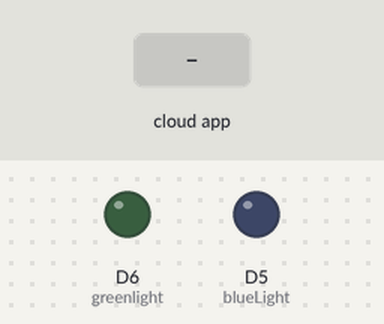
Recording of a sketch running on a simulated ESP8266 (NodeMCU). Parts: output pins drawn as LEDs (lit = HIGH). The test bench sets the inputs (shaded band). WiFi joins after 1.5 s; servers stay silent unless stated; what the sketch prints to the serial monitor is not drawn.

Above: at 2.7 s.
2.8 s: the phone or cloud app sets 616733aabf77364fa09efca3 to 1
At 3.6 s:
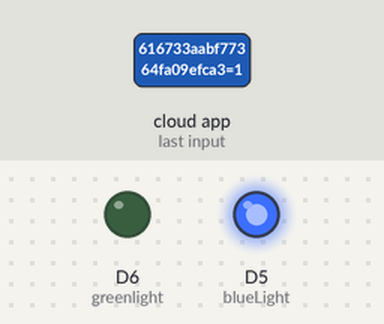
4.3 s: the phone or cloud app sets 6167346abf77364fa09efcb4 to 1
At 4.7 s:
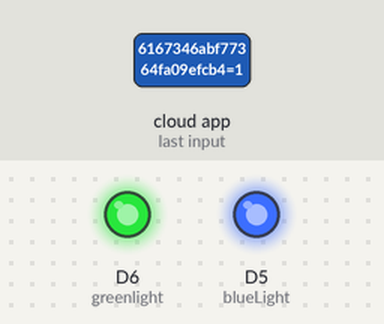
5.8 s: the phone or cloud app sets 616733aabf77364fa09efca3 to 0
At 7.0 s:
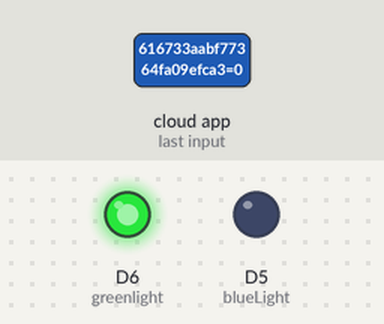
7.3 s: the phone or cloud app sets 6167346abf77364fa09efcb4 to 0
At 8.2 s:
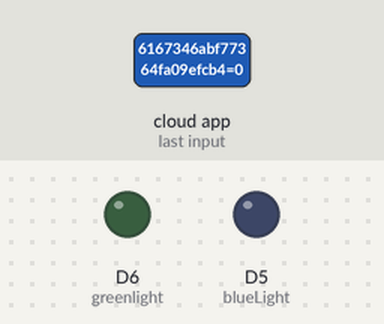
Timing chart, 0 to 9.8 s (numbered marks = the images above; inputs shaded):
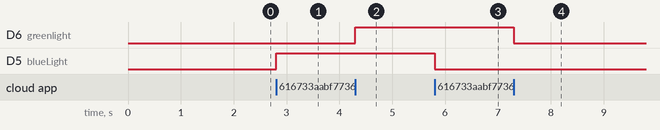

The sketch:

home_auto_2_lights.ino
```cpp
// Uncomment the following line to enable serial debug output
#define ENABLE_DEBUG

#ifdef ENABLE_DEBUG
       #define DEBUG_ESP_PORT Serial
       #define NODEBUG_WEBSOCKETS
       #define NDEBUG
#endif

#include <Arduino.h>
#ifdef ESP8266
       #include <ESP8266WiFi.h>
#endif
#ifdef ESP32
       #include <WiFi.h>
#endif

#include "SinricPro.h"
#include "SinricProLight.h"

#define WIFI_SSID         "MOs wifi"
#define WIFI_PASS         "59732419"
#define APP_KEY           "e8480bbe-12eb-466c-8b36-442fa35ef9a7"      // Should look like "de0bxxxx-1x3x-4x3x-ax2x-5dabxxxxxxxx"
#define APP_SECRET        "7d1445dd-19c9-4e1f-9d46-bebca078f417-287d04d3-795c-4421-8622-0b9f10d0f189"   // Should look like "5f36xxxx-x3x7-4x3x-xexe-e86724a9xxxx-4c4axxxx-3x3x-x5xe-x9x3-333d65xxxxxx"
#define blueLight_ID      "616733aabf77364fa09efca3"    // Should look like "5dc1564130xxxxxxxxxxxxxx"
#define greenLight_ID     "6167346abf77364fa09efcb4"
#define BAUD_RATE         9600                // Change baudrate to your need

#define BAUD_RATE         115200                // Change baudrate to your need

const int blueLight=D5;
const int greenlight=D6;

bool onPowerState(const String &deviceId, bool &state) {
    if(deviceId=="616733aabf77364fa09efca3"){
       Serial.printf("Device %s power turned %s \r\n", deviceId.c_str(), state?"on":"off");
      if(state){
        digitalWrite(blueLight,HIGH);
        Serial.println("BLUE LIGHT TURNED ON");
      }
      else{
        digitalWrite(blueLight,LOW);
        }
    }
    else if(deviceId=="6167346abf77364fa09efcb4"){
       Serial.printf("Device %s power turned %s \r\n", deviceId.c_str(), state?"on":"off");
      if(state){
        digitalWrite(greenlight,HIGH);
      }
      else{
        digitalWrite(greenlight,LOW);
        }
    }
  return true; // request handled properly
}

bool onBrightness(const String &deviceId, int &brightness) {
  if(deviceId =="616733aabf77364fa09efca3"){
    Serial.printf("Device %s brightness level changed to %d\r\n", deviceId.c_str(), brightness);
    int mappedIntensity = map(brightness, 0, 100, 0, 255);
    analogWrite(blueLight,mappedIntensity);
  }
  else if(deviceId=="6167346abf77364fa09efcb4"){
     Serial.printf("Device %s brightness level changed to %d\r\n", deviceId.c_str(), brightness);
    int mappedIntensity = map(brightness, 0, 100, 0, 255);
     analogWrite(greenlight,mappedIntensity);
  }
  return true;
}

void setupWiFi() {
  Serial.printf("\r\n[Wifi]: Connecting");
  WiFi.begin(WIFI_SSID, WIFI_PASS);

  while (WiFi.status() != WL_CONNECTED) {
    Serial.printf(".");
    delay(250);
  }
  IPAddress localIP = WiFi.localIP();
  Serial.printf("connected!\r\n[WiFi]: IP-Address is %d.%d.%d.%d\r\n", localIP[0], localIP[1], localIP[2], localIP[3]);
}

void setupSinricPro() {
  // get a new Light device from SinricPro
  SinricProLight &myLight1 = SinricPro[blueLight_ID];
  SinricProLight &myLight2 = SinricPro[greenLight_ID];

  // set callback function to RED LIGHT
  myLight1.onPowerState(onPowerState);
  myLight1.onBrightness(onBrightness);

    // set callback function to RED LIGHT
  myLight2.onPowerState(onPowerState);
  myLight2.onBrightness(onBrightness);

  // setup SinricPro
  SinricPro.onConnected([](){ Serial.printf("Connected to SinricPro\r\n"); });
  SinricPro.onDisconnected([](){ Serial.printf("Disconnected from SinricPro\r\n"); });
  SinricPro.begin(APP_KEY, APP_SECRET);
}

// main setup function
void setup() {
  Serial.begin(BAUD_RATE); Serial.printf("\r\n\r\n");
  pinMode(blueLight,OUTPUT);
  pinMode(greenlight,OUTPUT);
  setupWiFi();
  setupSinricPro();
}

void loop() {
  SinricPro.handle();
}
```

Measured:
- after the input at 2.8 s, D5 (blueLight): LOW → HIGH at once
- after the input at 4.3 s, D6 (greenlight): LOW → HIGH at once
- after the input at 5.8 s, D5 (blueLight): HIGH → LOW at once
- after the input at 7.3 s, D6 (greenlight): HIGH → LOW at once
